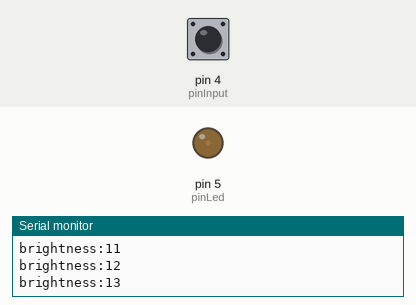
A sketch run on a simulated Arduino Uno, built with avr-gcc and run on an emulated ATmega328P. Shown: output pins drawn as LEDs (lit = HIGH), the last lines printed to the serial monitor. Inputs (shaded band) come from the test bench; at power-on: pin 4 (pinInput) HIGH.

Above: at 1.25 s.
1.3 s: pin 4 (pinInput) pulled LOW for 3.2 s
6.0 s: pin 4 (pinInput) pulled LOW for 1 s
At 12.97 s:
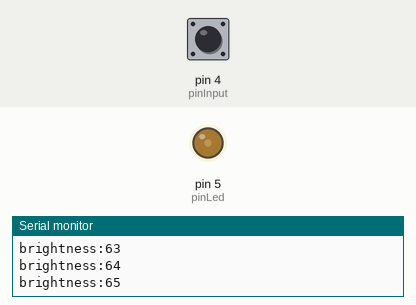
18.0 s: pin 4 (pinInput) pulled LOW for 0.15 s
At 19.79 s:
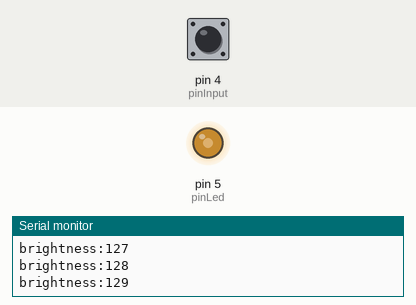
Timing chart, 0 to 27.1 s (numbered marks = the images above; inputs shaded):
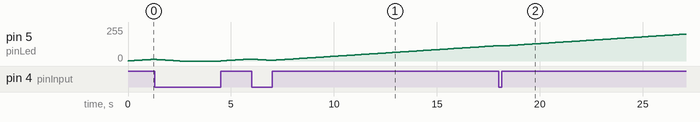

The sketch:

LightCup.ino
```cpp
/*
  Light Cup

  This module constist of a mercury tilt switch and a LED. The tilt switch is
  trigger to the LED in this module.
*/

const int pinLed = 5;     // the pin that the LED is attached to
const int pinInput = 4;   // the pin that the switch is attached to

int stateA = 0;
int brightness = 0;
int oldBrightness = 0;

void setup() {
 pinMode(pinLed, OUTPUT);   // initialize the sensor pin as a output
 pinMode(pinInput, INPUT);  // initialize the sensor pin as a input
 digitalWrite(pinInput, HIGH);

 Serial.begin(9600);
 Serial.println("Arduino Examples - Light Cup");
}

void loop() {
  stateA = digitalRead(pinInput);

  if (stateA == HIGH && brightness < 255)
    brightness++;
  if (stateA == LOW && brightness >0)
     brightness--;

  if (oldBrightness != brightness) {
    Serial.print("brightness:");
    Serial.println(brightness);
    analogWrite(pinLed, brightness);
  }

  oldBrightness = brightness;

  delay(100); //just here to slow down the output so it is easier to read
}
```
